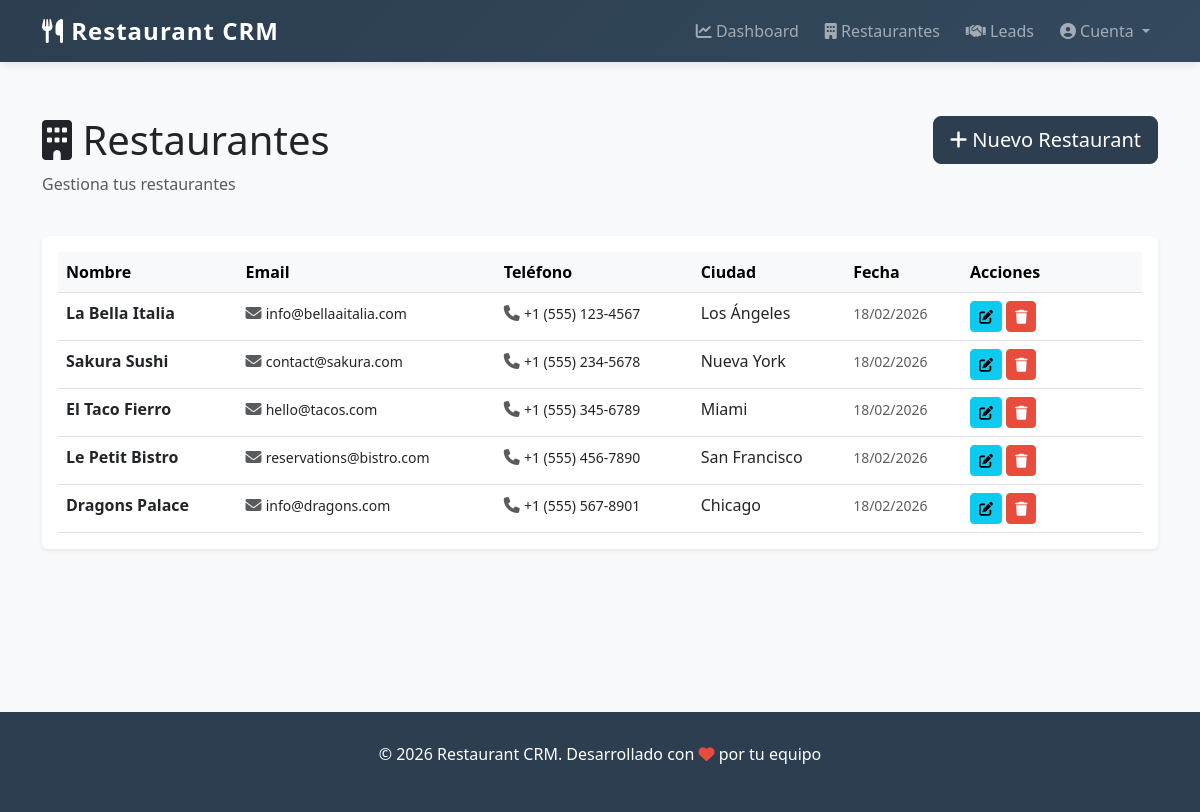
The app's page /restaurants with its own data.
### tables this page shows
CREATE TABLE IF NOT EXISTS restaurants (
    id INT AUTO_INCREMENT PRIMARY KEY,
    name VARCHAR(100) NOT NULL,
    email VARCHAR(100) NOT NULL,
    phone VARCHAR(20) NOT NULL,
    address VARCHAR(200) NOT NULL,
    city VARCHAR(50) NOT NULL,
    description TEXT,
    created_at TIMESTAMP DEFAULT CURRENT_TIMESTAMP,
    updated_at TIMESTAMP DEFAULT CURRENT_TIMESTAMP ON UPDATE CURRENT_TIMESTAMP,
    KEY idx_name (name),
    KEY idx_email (email),
    KEY idx_city (city),
    KEY idx_created_at (created_at)
);

### app/Core/View.php (called while the page is built, shortened)
<?php
class View
{
    private string $viewPath;
    public function __construct()
    {
        $this->viewPath = VIEW_PATH;
    }
    public function render(string $view, array $data = []): void
    {
        $viewFile = $this->viewPath . '/' . str_replace('.', '/', $view) . '.php';
        extract($data);
        require $viewFile;
    }
}
?>

### app/Core/Controller.php (called while the page is built, shortened)
<?php
class Controller
{
    protected View $view;
    public function __construct()
    {
        $this->view = new View();
    }
    protected function render(string $view, array $data = []): void
    {
        $this->view->render($view, $data);
    }
}
?>

### app/Controllers/RestaurantController.php (called while the page is built, shortened)
<?php
class RestaurantController extends Controller
{
    public function index(): void
    {
        $restaurants = Restaurant::all();
        $flash = $_SESSION['flash'] ?? null;
        $this->render('restaurants.index', [
            'restaurants' => $restaurants,
            'csrf_token' => Csrf::getToken(),
            'flash' => $flash
        ]);
    }
}
?>

### app/Core/Router.php (called while the page is built, shortened)
<?php
class Router
{
    private array $routes = [];
    public function get(string $path, string $action): void
    {
        $this->routes['GET'][$path] = $action;
    }
    public function post(string $path, string $action): void
    {
        $this->routes['POST'][$path] = $action;
    }
    public function handle(string $url): void
    {
        $url = parse_url($url, PHP_URL_PATH) ?? $url;
        $url = preg_replace('#/+#', '/', $url);
        $url = trim($url, '/');
        if ($url === '') {
            $url = '/';
        } else {
            $url = '/' . $url;
        }
        $method = $_SERVER['REQUEST_METHOD'];
        $action = $this->matchRoute($url, $method);
        $this->executeAction($action);
    }
    private function matchRoute(string $url, string $method): ?string
    {
        $routes = $this->routes[$method] ?? [];
        foreach ($routes as $path => $action) {
            $pattern = $this->pathToRegex($path);
            if (preg_match($pattern, $url, $matches)) {
                return $action;
            }
        }
        return null;
    }
    private function pathToRegex(string $path): string
    {
        $path = preg_quote($path, '#');
        $path = str_replace('\\:', ':', $path);
        $path = preg_replace('/:[a-zA-Z_]\w*/', '([a-zA-Z0-9_-]+)', $path);
        return '#^' . $path . '(?:\?|$)#';
    }
    private function executeAction(string $action): void
    {
        list($controller, $method) = explode('@', $action);
        $instance = new $controllerClass();
        call_user_func_array([$instance, $method], []);
    }
}
?>

### public/index.php (called while the page is built, shortened)
<?php
spl_autoload_register(function ($class) {
    $parts = explode('\\', $class);
    $file = ROOT_PATH . '/' . str_replace('\\', '/', $parts[0]) . '/' .
            implode('/', array_slice($parts, 1)) . '.php';
});
require_once CORE_PATH . '/DB.php';
require_once CORE_PATH . '/Router.php';
require_once CORE_PATH . '/Controller.php';
require_once CORE_PATH . '/View.php';
$router = new App\Core\Router();
$requestUri = $_SERVER['REQUEST_URI'] ?? '/';
$requestUri = preg_replace('#/+#', '/', $requestUri);
$url = parse_url($requestUri, PHP_URL_PATH) ?? '/';
$url = '/' . trim($url, '/');
$router->handle($url);
?>

### app/Core/DB.php (called while the page is built, shortened)
<?php
class DB
{
    private static ?PDO $connection = null;
    private static array $config = [];
    public static function getConnection(): PDO
    {
        return self::$connection;
    }
    private static function connect(): void
    {
        try {
            $host = self::$config['DB_HOST'] ?? 'localhost';
            $db = self::$config['DB_NAME'] ?? 'restaurant_crm';
            $user = self::$config['DB_USER'] ?? 'root';
            $pass = self::$config['DB_PASS'] ?? '';
            $charset = 'utf8mb4';
            $dsn = "mysql:host=$host;dbname=$db;charset=$charset";
            self::$connection = new PDO($dsn, $user, $pass, [
                PDO::ATTR_ERRMODE => PDO::ERRMODE_EXCEPTION,
                PDO::ATTR_DEFAULT_FETCH_MODE => PDO::FETCH_ASSOC,
                PDO::ATTR_PERSISTENT => false,
            ]);
        } catch (PDOException $e) {
            die('Error de conexión a base de datos: ' . $e->getMessage());
        }
    }
    public static function query(string $sql, array $params = []): \PDOStatement
    {
        $connection = self::getConnection();
        $stmt = $connection->prepare($sql);
        $stmt->execute($params);
        return $stmt;
    }
    public static function fetchAll(string $sql, array $params = []): array
    {
        $stmt = self::query($sql, $params);
        return $stmt->fetchAll();
    }
}
?>

### app/Models/Restaurant.php (called while the page is built, shortened)
<?php
class Restaurant
{
    private static string $table = 'restaurants';
    public static function all(): array
    {
        return DB::fetchAll("SELECT * FROM " . self::$table . " ORDER BY created_at DESC");
    }
}
?>

### app/Views/restaurants/index.php (the view, shortened to what this page needs)
<div class="container-fluid py-4">
    <div class="row mb-4">
        <div class="col-md-8">
            <h1><i class="fas fa-building"></i> Restaurantes</h1>
            <p class="text-muted">Gestiona tus restaurantes</p>
        </div>
        <div class="col-md-4 text-md-end">
            <button class="btn btn-primary btn-lg" data-bs-toggle="modal" data-bs-target="#createRestaurantModal">
                <i class="fas fa-plus"></i> Nuevo Restaurant
            </button>
        </div>
    </div>
    <div class="card shadow-sm">
        <div class="card-body">
            <div class="table-responsive">
                <table class="table table-hover mb-0">
                    <thead class="table-light">
                        <tr>
                            <th>Nombre</th>
                            <th>Email</th>
                            <th>Teléfono</th>
                            <th>Ciudad</th>
                            <th>Fecha</th>
                            <th width="180">Acciones</th>
                        </tr>
                    </thead>
                    <tbody>
                        <?php if (!empty($restaurants)): ?>
                            <?php foreach ($restaurants as $restaurant): ?>
                                <tr>
                                    <td>
                                        <strong><?= htmlspecialchars($restaurant['name']) ?></strong>
                                    </td>
                                    <td>
                                        <i class="fas fa-envelope text-muted"></i>
                                        <small><?= htmlspecialchars($restaurant['email']) ?></small>
                                    </td>
                                    <td>
                                        <i class="fas fa-phone text-muted"></i>
                                        <small><?= htmlspecialchars($restaurant['phone']) ?></small>
                                    </td>
                                    <td><?= htmlspecialchars($restaurant['city']) ?></td>
                                    <td>
                                        <small class="text-muted"><?= date('d/m/Y', strtotime($restaurant['created_at'])) ?></small>
                                    </td>
                                    <td>
                                        <button class="btn btn-sm btn-info" onclick="editRestaurant(<?= $restaurant['id'] ?>, '<?= htmlspecialchars($restaurant['name']) ?>', '<?= htmlspecialchars($restaurant['email']) ?>', '<?= htmlspecialchars($restaurant['phone']) ?>', '<?= htmlspecialchars($restaurant['address'] ?? '') ?>', '<?= htmlspecialchars($restaurant['city']) ?>', '<?= htmlspecialchars($restaurant['description'] ?? '') ?>')" title="Editar">
                                            <i class="fas fa-edit"></i>
                                        </button>
                                        <button class="btn btn-sm btn-danger" onclick="deleteRestaurant(<?= $restaurant['id'] ?>)" title="Eliminar">
                                            <i class="fas fa-trash"></i>
                                        </button>
                                    </td>
                                </tr>
                            <?php endforeach; ?>
                        <?php endif; ?>
                    </tbody>
                </table>
            </div>
        </div>
    </div>
</div>

### app/Views/layouts/main.php (style rules this page uses)
:root { --primary-color: #2c3e50; --secondary-color: #e74c3c; }
body { background-color: #f8f9fa; font-family: 'Segoe UI', Tahoma, Geneva, Verdana, sans-serif; }
.card { border: none; box-shadow: 0 2px 8px rgba(0,0,0,0.08); margin-bottom: 20px; transition: all 0.3s ease; }
.btn-primary { background-color: var(--primary-color); border-color: var(--primary-color); }
.btn-danger { background-color: var(--secondary-color); border-color: var(--secondary-color); }

### records on screen
restaurants: name "La Bella Italia", email "info@bellaaitalia.com", phone "+1 (555) 123-4567", city "Los Ángeles", created_at "18/02/2026"
restaurants: name "Sakura Sushi", email "contact@sakura.com", phone "+1 (555) 234-5678", city "Nueva York", created_at "18/02/2026"
restaurants: name "El Taco Fierro", email "hello@tacos.com", phone "+1 (555) 345-6789", city "Miami", created_at "18/02/2026"
restaurants: name "Le Petit Bistro", email "reservations@bistro.com", phone "+1 (555) 456-7890", city "San Francisco", created_at "18/02/2026"
restaurants: name "Dragons Palace", email "info@dragons.com", phone "+1 (555) 567-8901", city "Chicago", created_at "18/02/2026"
